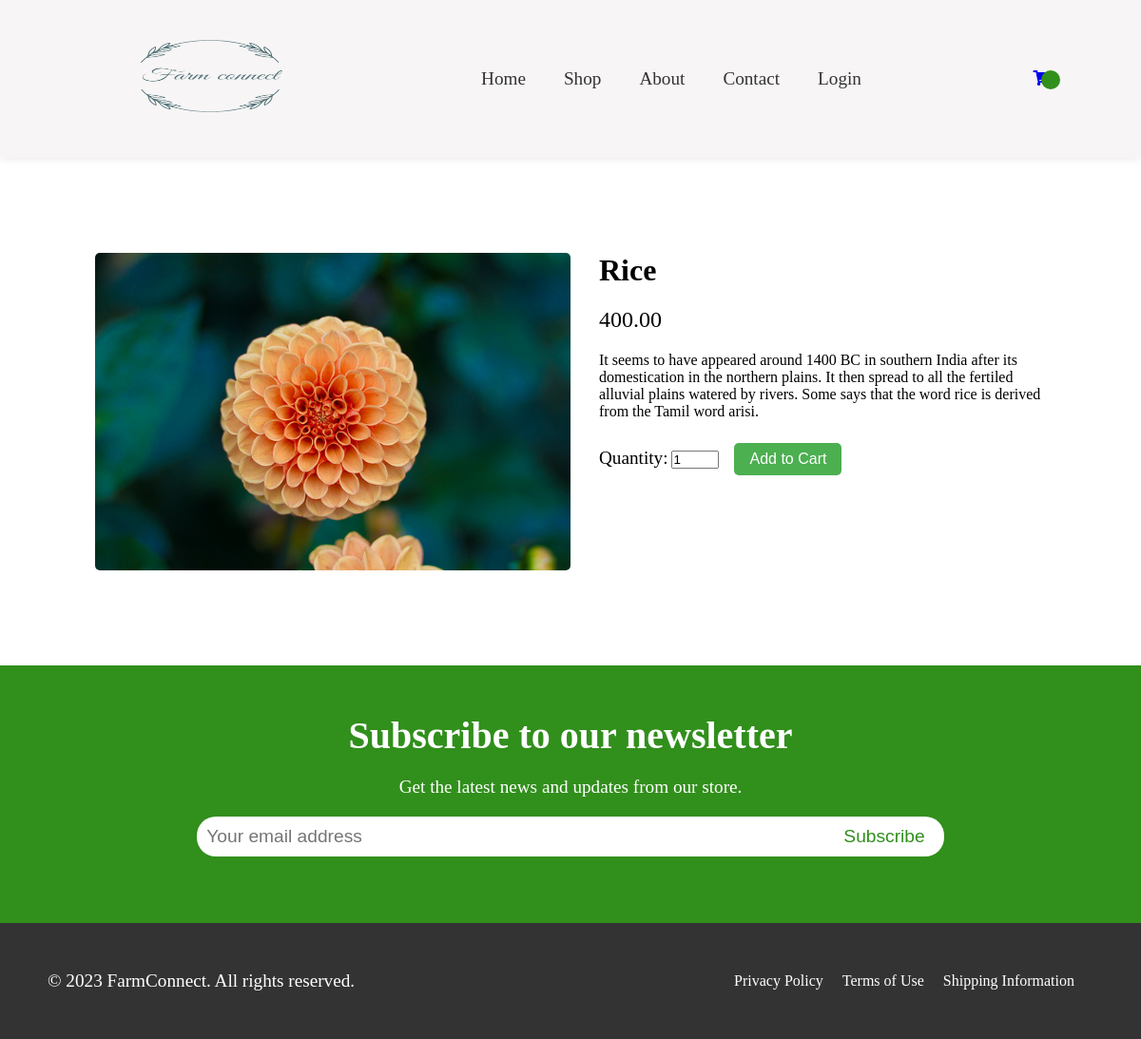
The app's page /product/2/, older data.
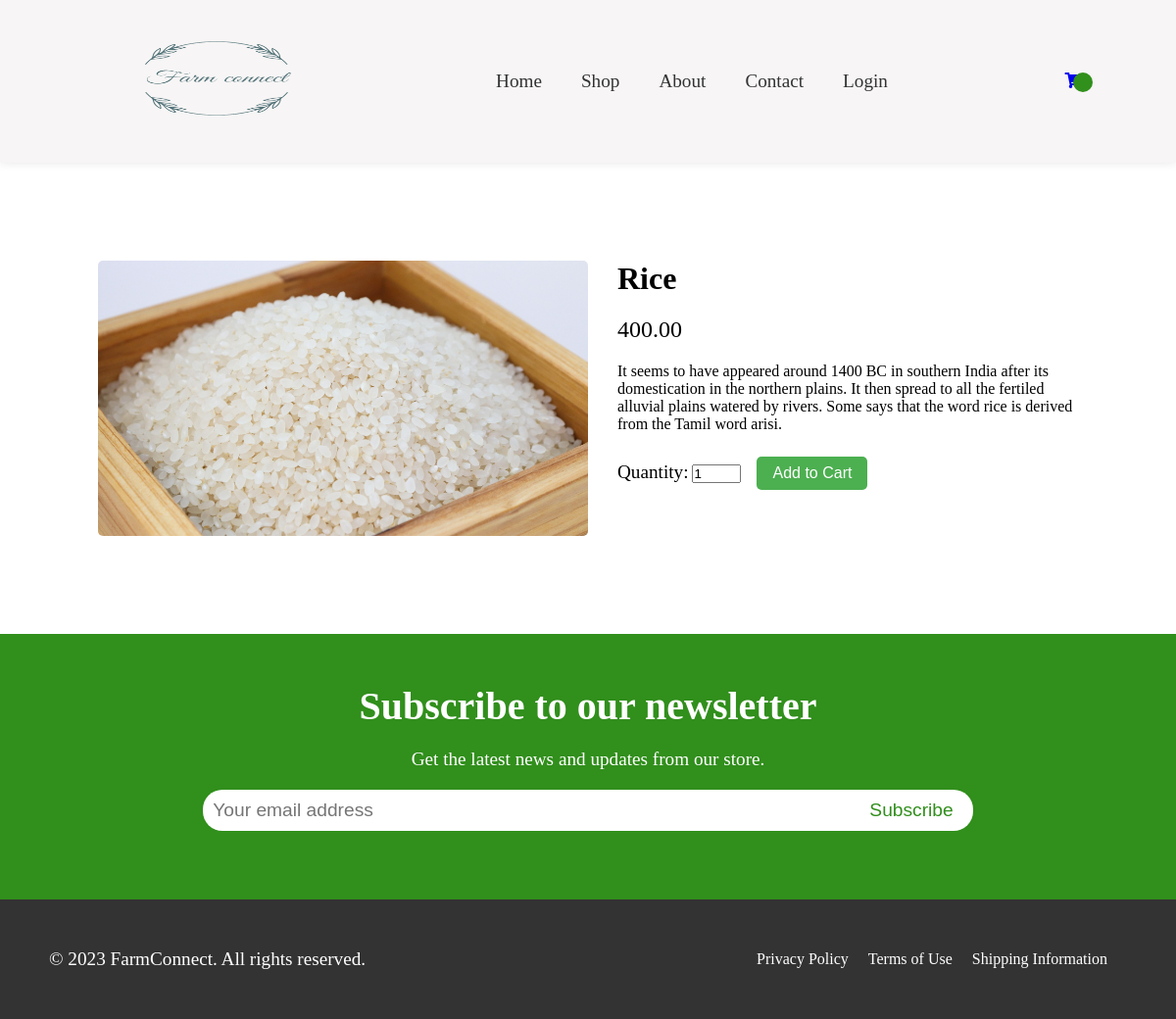
The same page, newer data.
### ecommerce/models.py (models this page shows, shortened)
class Product(models.Model):
    user = models.ForeignKey(User,on_delete=models.SET_NULL,null=True)
    name = models.CharField(max_length=200,null=True,blank=True)
    image = models.ImageField(null=True,blank=True)
    brand = models.CharField(max_length=200,null=True,blank=True)
    category = models.CharField(max_length=200,null=True,blank=True)
    description = models.TextField(null=True,blank=True)
    rating = models.DecimalField(max_digits=7,decimal_places=2,null=True,blank=True)
    numReviews = models.IntegerField(null=True,blank=True,default=0)
    price = models.DecimalField(max_digits=7,decimal_places=2,null=True,blank=True)
    countInStock = models.IntegerField(null=True,blank=True,default=0)
    createdAt = models.DateTimeField(auto_now_add=True)
    _id = models.AutoField(primary_key=True,editable=False)

### ecommerce/views.py (the view)
# urls.py: path("product/<int:pk>/",product_description_page,name="product"),
def product_description_page(request,pk):
    product = Product.objects.get(pk=pk)
    context = {
        "product":product
    }
    return render(request,'home/description.html',context)

### templates/home/description.html (shortened to what this page needs)
{% extends 'base.html' %}
{% load static%}
{% block additional_css %}
<link rel="stylesheet" href="{% static 'css/style.css' %}">
<link rel="stylesheet" href="{% static 'css/description.css' %}">
{% endblock additional_css %}
{% block content %}
<div class="product-container">
    <div class="product">
      <img src="{{product.image.url}}" alt="Product 1">
      <div class="product-details">
        <h1>{{product.name}}</h1>
        <p class="price">{{product.price}}</p>
        <p class="description">{{product.description}}</p>
        <label for="quantity">Quantity:</label>
        <input type="number" id="quantity" name="quantity" value="1">
        <button class="btn add-to-cart update-cart" data-product="{{ obj.pk }}" data-action="add" data-id="{{ obj.pk }}">Add to Cart</button>
      </div>
    </div>
  </div>
{% endblock %}

### templates/base.html (shortened to what this page needs)
{% load static %}
<!DOCTYPE html>
<html lang="en">
<head>
  {% block additional_css %}
  {% endblock additional_css %}
  <link rel="stylesheet" href="https://cdnjs.cloudflare.com/ajax/libs/font-awesome/5.15.3/css/all.min.css">
</head>
<body>
  <header>
    <div class="logo">
      <a href="/"><img src="{% static 'images/icon.png'%}" alt="" width="250" height="120"></a>
    </div>
    <nav>
      <ul>
        <li><a href="/">Home</a></li>
        <li><a href="{% url 'shop' %}">Shop</a></li>
        <li><a href="{% url 'aboutus' %}">About</a></li>
        <li><a href="{% url 'contact' %}">Contact</a></li>
        {% if user.is_authenticated %}
        <li><a href="" style="color: rgb(3, 184, 184);">Hi <span>{{request.user}}</span></a></li>
        <li><a href="{% url 'logout' %}">Logout</a></li>
        {% else %}
        <li><a href="{% url 'login' %}">Login</a></li>
        {%endif%}
      </ul>
    </nav>
    <div class="cart">
      <a href="{% url 'cart' %}">
        <span class="badge">{{order_item_count}}</span>
      </a>
    </div>
  </header>
  {% block content%}
  {% endblock content%}
  <footer>
    <div class="newsletter">
      <h2>Subscribe to our newsletter</h2>
      <p>Get the latest news and updates from our store.</p>
      <form action="" method="POST">
        <input type="email" name="email" placeholder="Your email address">
        <button type="submit">Subscribe</button>
      </form>
    </div>
    <div class="footer">
      <p>&copy; 2023 FarmConnect. All rights reserved.</p>
      <ul>
        <li><a href="#">Privacy Policy</a></li>
        <li><a href="#">Terms of Use</a></li>
        <li><a href="#">Shipping Information</a></li>
      </ul>
    </div>
  </footer>
</body>
</html>

### static/css/style.css (style rules this page uses)
* { margin: 0; padding: 0; box-sizing: border-box; }
header { display: flex; justify-content: space-around; align-items: center; background-repeat: no-repeat; background-color: #f7f5f5; padding: 20px; box-shadow: 0 0 10px rgba(0, 0, 0, 0.1); }
.logo a { font-size: 1.5rem; font-weight: bold; color: #333; text-decoration: none; }
nav ul { display: flex; }
nav li { display: flex; list-style: none; }
nav li a { display: block; padding: 10px; margin-right: 20px; font-size: 1.2rem; color: #333; text-decoration: none; }
.cart { position: relative; }
.badge { position: absolute; top: 0; right: -10px; background-color: #318f1c; color: #fff; border-radius: 50%; width: 20px; height: 20px; display: flex; justify-content: center; align-items: center; font-size: 0.8rem; }
.btn { display: inline-block; color: #fff; padding: 10px 20px; border-radius: 20px; text-decoration: none; transition: all 0.3s; background-color: #4CAF50; border: none; text-align: center; font-size: 16px; margin: 4px 2px; cursor: pointer; }
.newsletter { background-color: #318f1c; color: #fff; padding: 50px; text-align: center; }
.newsletter h2 { font-size: 2.5rem; margin-bottom: 20px; }
.newsletter p { font-size: 1.2rem; margin-bottom: 20px; }
.newsletter form { display: flex; justify-content: center; align-items: center; margin-bottom: 20px; }
.newsletter input[type="email"] { padding: 10px; border-radius: 20px 0 0 20px; border: none; width: 60%; font-size: 1.2rem; }
.newsletter button { background-color: #fff; color: #318f1c; padding: 10px 20px; border-radius: 0 20px 20px 0; border: none; font-size: 1.2rem; cursor: pointer; }
.footer { background-color: #333; color: #fff; padding: 50px; display: flex; justify-content: space-between; align-items: center; }
.footer p { font-size: 1.2rem; margin: 0; }
.footer ul { display: flex; list-style: none; margin: 0; padding: 0; }
.footer li { margin-right: 20px; }
.footer a { color: #fff; text-decoration: none; }

### static/css/description.css (style rules this page uses)
.product-container { margin: 100px; max-width: 1200px; }
.product { display: flex; margin-top: 50px; }
.product img { width: 50%; height: auto; margin-right: 30px; border-radius: 5px; }
.product-details { width: 50%; }
.product-details h1 { font-size: 2em; margin-bottom: 20px; }
.product-details p.price { font-size: 1.5em; margin-bottom: 20px; }
.product-details p.description { margin-bottom: 20px; }
.product-details label { font-size: 1.2em; }
.product-details input[type="number"] { width: 50px; margin-right: 10px; }
.add-to-cart { background-color: #4CAF50; color: white; padding: 8px 16px; border: none; border-radius: 5px; cursor: pointer; transition: background-color 0.3s ease; }

Row changes from the older to the newer data that the page shows:
changed Product "Rice": image: a different picture
